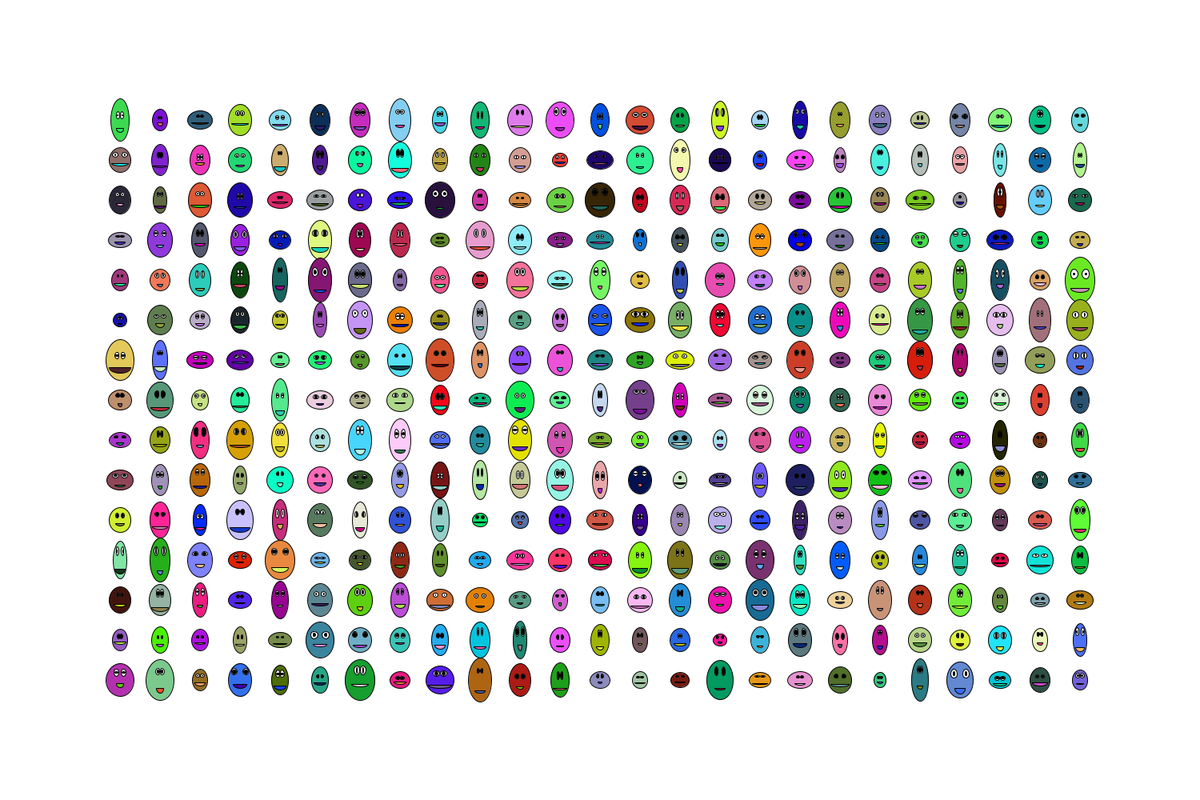
Frame 1 (no input)
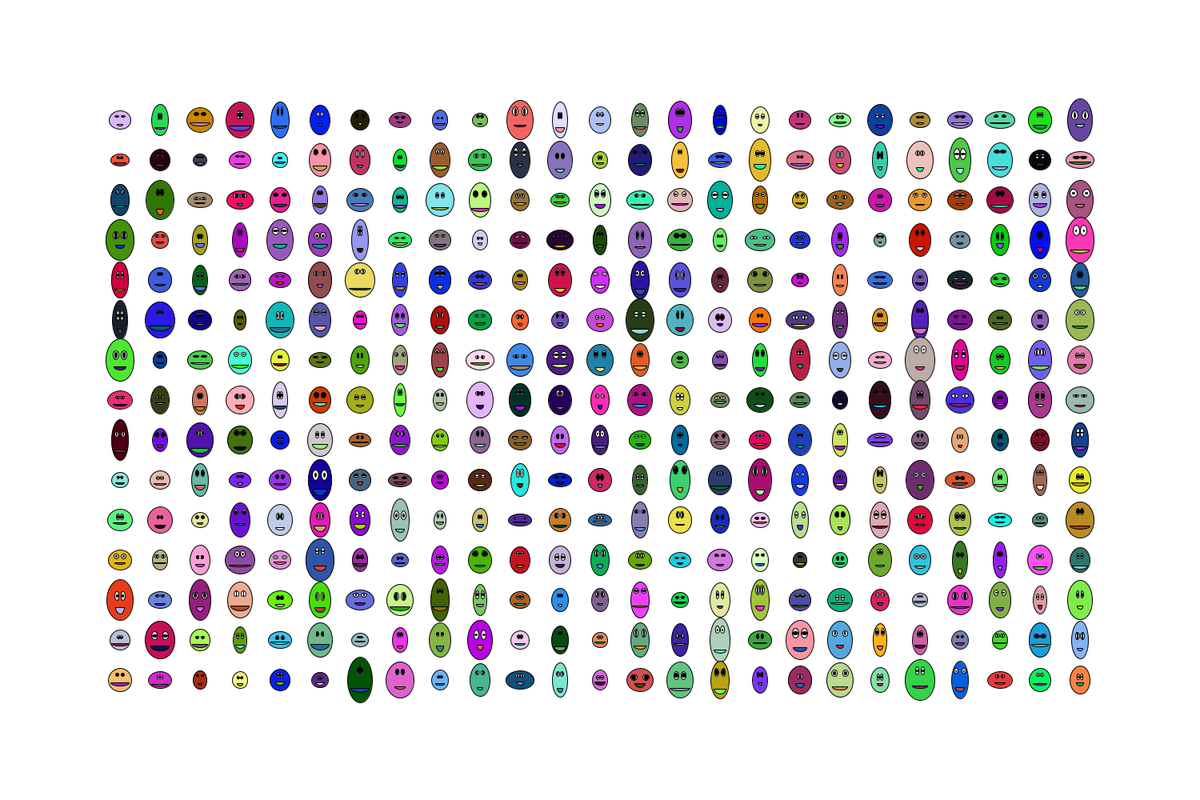
Frame 2 (the mouse pressed at the canvas centre, redrawn once)

The Processing sketch that drew these frames (run headless with seeded random() and noise(); the mouse was pressed at the canvas centre and the sketch redrawn once):

// Processing sketch: repeat_random_face5
// ── repeat_random_face5.pde
/*

This is fantastic well done Lottie!

I have put it into another for loop so you can get the full xy array of faces.
Notice how the function drawEmoji(size); now has a parameter so we can make different sizes. 

I have added in some other things and will explain it to the group in class

// it changes every second

They are so all so cute I feel sad when I close the window :)

 */

void setup() {
  size(1500, 1000);
  background(255);
  //frameRate(5);
  noLoop();
}

void draw() {
  
  background(255);
  
  translate(150,150);
  
  
  for (int j = 0; j < 15; j = j+1) {
    for (int i = 0; i < 25; i = i+1) {
        drawEmoji(int(random(15,20))); 
        translate(50,0);
  }
  translate(-1250,50);
  }
  

}







void drawEmoji(int size) {

float faceX = 0;
float faceY= 0;
float faceWidth = random(size, size*2);
float faceHeight = random(size, size*3);

fill(random(255), random(255), random(255));
ellipse(faceX, faceY, faceWidth, faceHeight);

float eyeWidth = random(faceWidth*.1, faceWidth*.25);
float eyeHeight = random(faceHeight*.1, faceHeight*.25);

float spaceBetweenEyes = random(eyeWidth, eyeWidth*2);
float leftEyeX = faceX - spaceBetweenEyes/2;
float rightEyeX = faceX + spaceBetweenEyes/2;
float eyeY = faceY - random(faceHeight*.1, faceHeight*.25);

fill(255);

ellipse(leftEyeX, eyeY, eyeWidth, eyeHeight);
ellipse(rightEyeX, eyeY, eyeWidth, eyeHeight);

float pupilWidth = random(eyeWidth*.1, eyeWidth*.9);
float pupilHeight = random(eyeHeight*.1, eyeHeight*.9);

fill(0);

ellipse(leftEyeX, eyeY, pupilWidth, pupilHeight);
ellipse(rightEyeX, eyeY, pupilWidth, pupilHeight);

float mouthWidth = random(faceWidth*.2, faceWidth*.8);
float mouthHeight = random(faceHeight*.1, faceHeight*.3);
float mouthY = faceY + random(faceHeight*.1, faceHeight*.25);

fill(random(255), random(255), random(255));

arc(faceX, mouthY, mouthWidth, mouthHeight, 0, 3.14);
line(faceX - mouthWidth/2, mouthY, faceX + mouthWidth/2, mouthY);
  
}
